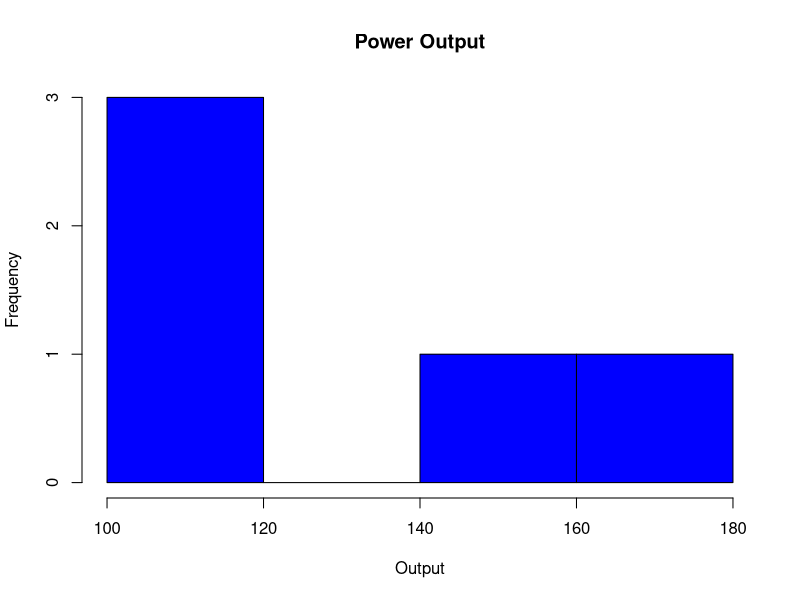
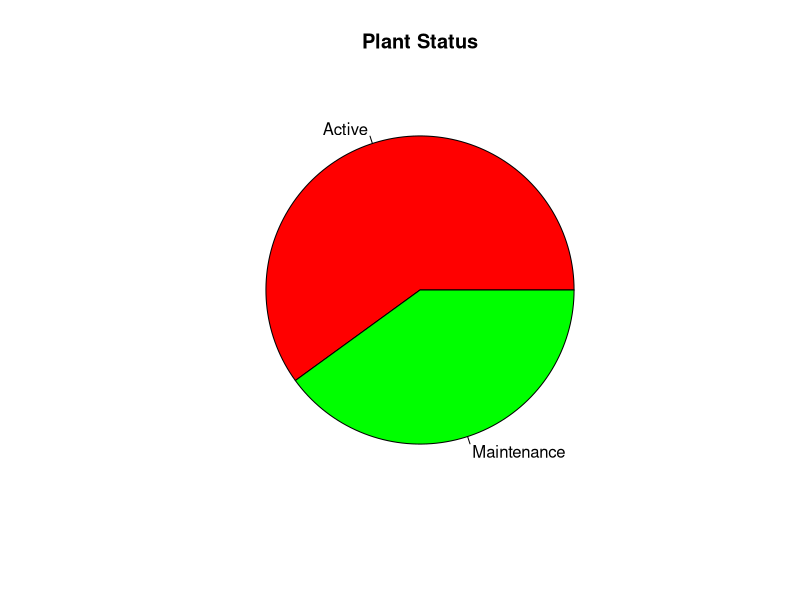
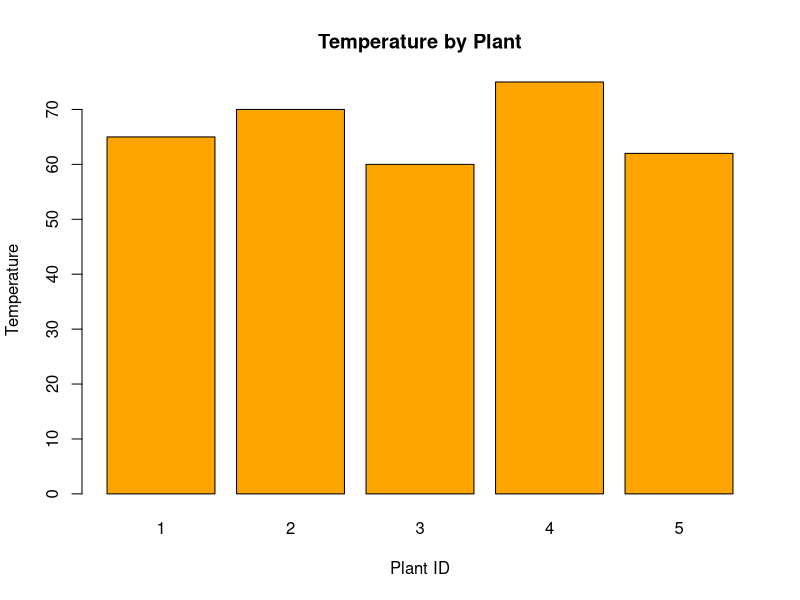
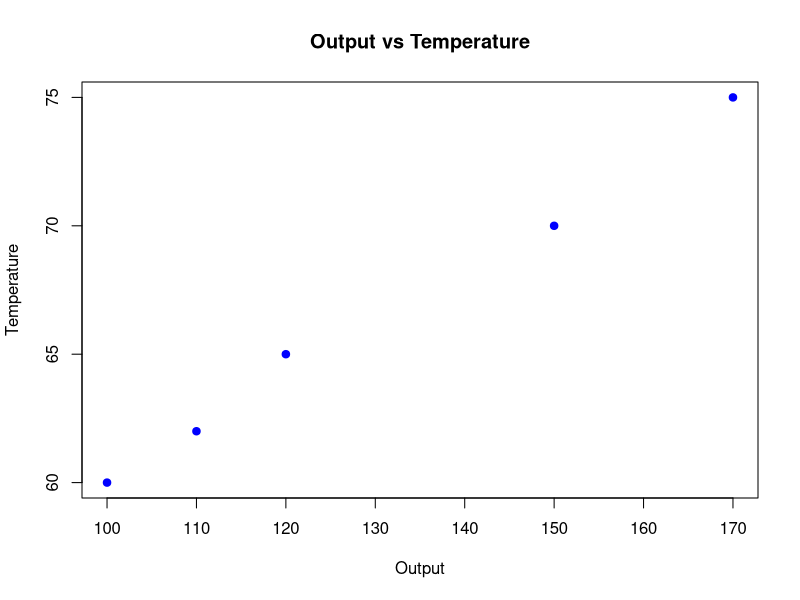

Write the R code that produced these figures, in order.
Plant_ID <- c(1,2,3,4,5)
Output <- c(120,150,100,170,110)
Temperature <- c(65,70,60,75,62)
Status <- c("Active","Active","Maintenance","Active","Maintenance")

hist(Output,
     main="Power Output",
     xlab="Output",
     col="blue")

pie(table(Status),
    main="Plant Status",
    col=c("red","green"))

barplot(Temperature,
        names.arg=Plant_ID,
        main="Temperature by Plant",
        xlab="Plant ID",
        ylab="Temperature",
        col="orange")

plot(Output,Temperature,
     main="Output vs Temperature",
     xlab="Output",
     ylab="Temperature",
     pch=19,
     col="blue")
